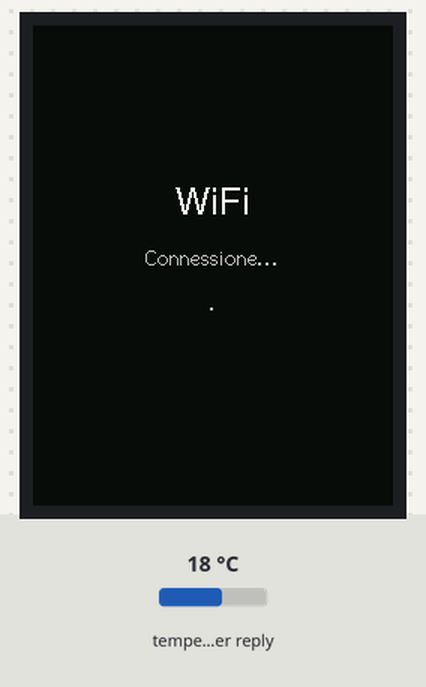
The sketch below on a simulated ESP32. On the bench: 240×320 colour display. Inputs (shaded band) come from the test bench; at power-on: temperature in the weather reply 18 °C. WiFi joins after 1.5 s; servers stay silent unless stated; web services answer with replies made up by the test bench.

Above: at 1.9 s.
At 2.3 s:
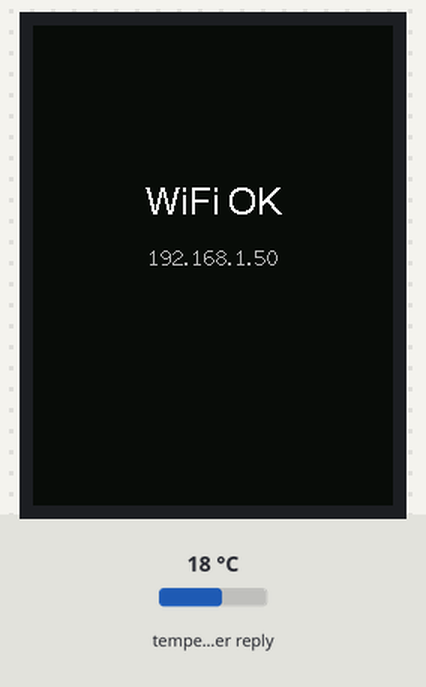
At 3.1 s:
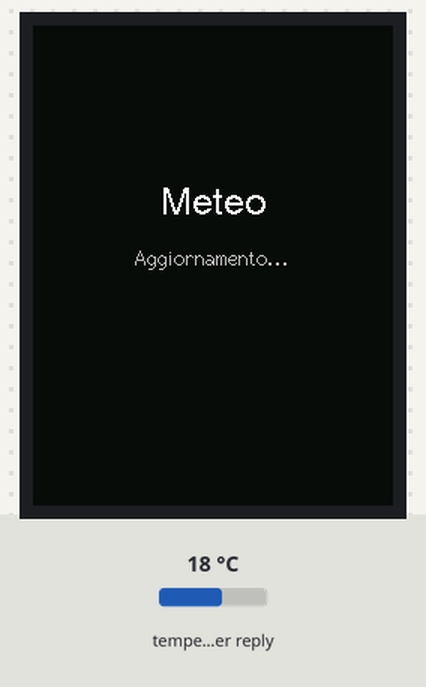
At 3.6 s:
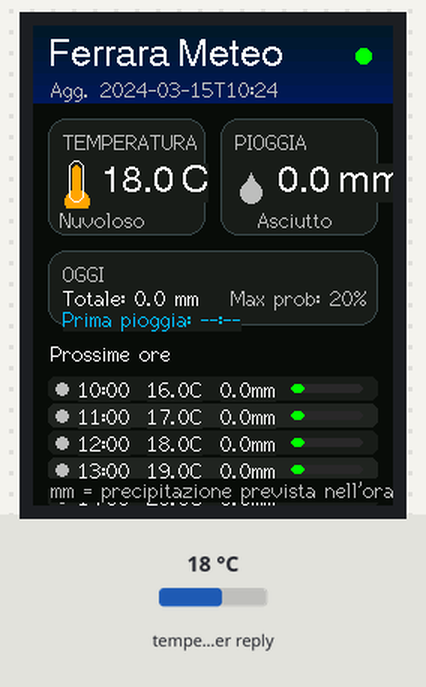

Measured:
- what the display in image 1 shows lasts 0.9 s, from 2.2 s to 3.1 s
- what the display in image 2 shows lasts 0.4 s, from 3.1 s to 3.5 s

The sketch:

Meteo.ino
```cpp
#define LGFX_USE_V1

#include <LovyanGFX.hpp>
#include <driver/spi_master.h>

#include <WiFi.h>
#include <WiFiClientSecure.h>
#include <HTTPClient.h>
#include <ArduinoJson.h>

// =========================================================
// WIFI SETTINGS
// =========================================================
const char* WIFI_SSID = "iPhone di Andrea (2)";
const char* WIFI_PASSWORD = "12345678";

// =========================================================
// OPEN-METEO SETTINGS - FERRARA
// =========================================================
const char* WEATHER_URL =
  "https://api.open-meteo.com/v1/forecast"
  "?latitude=44.8381"
  "&longitude=11.6198"
  "&current=temperature_2m,precipitation,rain,showers,weather_code"
  "&hourly=temperature_2m,precipitation_probability,precipitation,rain,showers,weather_code"
  "&forecast_days=1"
  "&timezone=Europe%2FRome";

const unsigned long WEATHER_REFRESH_MS = 10UL * 60UL * 1000UL;
unsigned long lastWeatherUpdate = 0;

// =========================================================
// LOVYANGFX DISPLAY CONFIG - TUOI SETTINGS
// =========================================================
class LGFX : public lgfx::LGFX_Device
{
  lgfx::Panel_ILI9341 _panel_instance;
  lgfx::Bus_SPI       _bus_instance;
  lgfx::Light_PWM     _light_instance;
  lgfx::Touch_XPT2046 _touch_instance;

public:
  LGFX(void) {
    { // SPI Bus
      auto cfg = _bus_instance.config();
      cfg.spi_host = SPI2_HOST;
      cfg.spi_mode = 0;
      cfg.freq_write = 40000000;
      cfg.freq_read  = 16000000;
      cfg.spi_3wire  = false;
      cfg.use_lock   = true;
      cfg.dma_channel = SPI_DMA_CH_AUTO;
      cfg.pin_sclk = 14;
      cfg.pin_mosi = 13;
      cfg.pin_miso = 12;
      cfg.pin_dc   = 2;
      _bus_instance.config(cfg);
      _panel_instance.setBus(&_bus_instance);
    }

    { // TFT Panel
      auto cfg = _panel_instance.config();
      cfg.pin_cs           = 15;
      cfg.pin_rst          = -1;
      cfg.pin_busy         = -1;
      cfg.memory_width     = 240;
      cfg.memory_height    = 320;
      cfg.panel_width      = 240;
      cfg.panel_height     = 320;
      cfg.offset_x         = 0;
      cfg.offset_y         = 0;
      cfg.offset_rotation  = 0;
      cfg.dummy_read_pixel = 8;
      cfg.dummy_read_bits  = 1;
      cfg.readable         = true;
      cfg.invert           = false;
      cfg.rgb_order        = false;
      cfg.dlen_16bit       = false;
      cfg.bus_shared       = false;
      _panel_instance.config(cfg);
    }

    { // Backlight
      auto cfg = _light_instance.config();
      cfg.pin_bl = 21;
      cfg.invert = false;
      cfg.freq = 44100;
      cfg.pwm_channel = 7;
      _light_instance.config(cfg);
      _panel_instance.setLight(&_light_instance);
    }

    { // XPT2046 Touchscreen
      auto cfg = _touch_instance.config();
      cfg.x_min      = 652;
      cfg.x_max      = 3620;
      cfg.y_min      = 350;
      cfg.y_max      = 3750;
      cfg.pin_int    = -1;
      cfg.bus_shared = true;
      cfg.offset_rotation = 4;
      cfg.spi_host   = SPI3_HOST;
      cfg.freq       = 1000000;
      cfg.pin_sclk   = 25;
      cfg.pin_mosi   = 32;
      cfg.pin_miso   = 39;
      cfg.pin_cs     = 33;
      _touch_instance.config(cfg);
      _panel_instance.setTouch(&_touch_instance);
    }

    setPanel(&_panel_instance);
  }
};

LGFX lcd;

// =========================================================
// UI COLORS 565
// =========================================================
static const uint16_t C_BG        = 0x0861;
static const uint16_t C_CARD      = 0x18E3;
static const uint16_t C_CARD_2    = 0x2124;
static const uint16_t C_BORDER    = 0x3A49;
static const uint16_t C_TEXT      = 0xFFFF;
static const uint16_t C_MUTED     = 0xBDF7;
static const uint16_t C_BLUE      = 0x04BF;
static const uint16_t C_CYAN      = 0x05FF;
static const uint16_t C_GREEN     = 0x07E0;
static const uint16_t C_YELLOW    = 0xFFE0;
static const uint16_t C_ORANGE    = 0xFD20;
static const uint16_t C_RED       = 0xF800;
static const uint16_t C_BAR_BG    = 0x2945;

// =========================================================
// WEATHER DATA MODEL
// =========================================================
#define MAX_FORECAST_HOURS 8

struct ForecastHour {
  char time[6];       // HH:MM
  float temp;
  float precip;
  float rain;
  float showers;
  int probability;
  int weatherCode;
};

struct WeatherData {
  char currentTime[20];

  float currentTemp;
  float currentPrecip;
  float currentRain;
  float currentShowers;
  int currentWeatherCode;

  float todayTotalMm;
  int todayMaxProbability;
  float peakMm;
  char firstRainTime[6];
  char peakRainTime[6];

  ForecastHour hours[MAX_FORECAST_HOURS];
  int hourCount;
};

WeatherData weather;

// =========================================================
// UTILS
// =========================================================
int parseHourFromIso(const char* isoTime) {
  if (isoTime == nullptr) return -1;
  if (strlen(isoTime) < 13) return -1;

  char hh[3];
  hh[0] = isoTime[11];
  hh[1] = isoTime[12];
  hh[2] = '\0';

  return atoi(hh);
}

void copyHourMinute(char* dest, const char* isoTime) {
  if (isoTime == nullptr || strlen(isoTime) < 16) {
    strcpy(dest, "--:--");
    return;
  }

  dest[0] = isoTime[11];
  dest[1] = isoTime[12];
  dest[2] = ':';
  dest[3] = isoTime[14];
  dest[4] = isoTime[15];
  dest[5] = '\0';
}

bool isRainCode(int code) {
  return
    code == 51 || code == 53 || code == 55 ||
    code == 61 || code == 63 || code == 65 ||
    code == 66 || code == 67 ||
    code == 80 || code == 81 || code == 82 ||
    code == 95 || code == 96 || code == 99;
}

const char* weatherLabel(int code) {
  switch (code) {
    case 0: return "Sereno";
    case 1: return "Quasi sereno";
    case 2: return "Parz. nuvoloso";
    case 3: return "Nuvoloso";

    case 45: return "Nebbia";
    case 48: return "Nebbia brinata";

    case 51: return "Pioviggine debole";
    case 53: return "Pioviggine";
    case 55: return "Pioviggine forte";

    case 61: return "Pioggia debole";
    case 63: return "Pioggia";
    case 65: return "Pioggia forte";

    case 66: return "Pioggia gelata";
    case 67: return "Pioggia gelata forte";

    case 71: return "Neve debole";
    case 73: return "Neve";
    case 75: return "Neve forte";
    case 77: return "Nevischio";

    case 80: return "Rovesci deboli";
    case 81: return "Rovesci";
    case 82: return "Rovesci forti";

    case 95: return "Temporale";
    case 96: return "Temporale grandine";
    case 99: return "Temporale forte";

    default: return "Meteo n/d";
  }
}

String formatTemp(float value) {
  if (isnan(value)) return "--";
  return String(value, 1);
}

String formatMm(float value) {
  if (isnan(value)) return "--";
  return String(value, 1);
}

// =========================================================
// DRAW HELPERS
// =========================================================
void drawStatusScreen(const char* title, const char* message) {
  lcd.fillScreen(C_BG);

  lcd.setTextDatum(MC_DATUM);
  lcd.setTextColor(C_TEXT, C_BG);
  lcd.drawString(title, 120, 120, 4);

  lcd.setTextColor(C_MUTED, C_BG);
  lcd.drawString(message, 120, 155, 2);

  lcd.setTextDatum(TL_DATUM);
}

void drawDropIcon(int x, int y, uint16_t color) {
  lcd.fillTriangle(x, y - 7, x - 7, y + 5, x + 7, y + 5, color);
  lcd.fillCircle(x, y + 6, 7, color);
}

void drawThermoIcon(int x, int y, uint16_t color) {
  lcd.fillRoundRect(x - 3, y - 12, 6, 22, 3, color);
  lcd.fillCircle(x, y + 12, 8, color);
  lcd.drawRoundRect(x - 5, y - 15, 10, 28, 5, C_TEXT);
}

void drawCard(int x, int y, int w, int h, const char* title) {
  lcd.fillRoundRect(x, y, w, h, 12, C_CARD);
  lcd.drawRoundRect(x, y, w, h, 12, C_BORDER);

  lcd.setTextDatum(TL_DATUM);
  lcd.setTextColor(C_MUTED, C_CARD);
  lcd.drawString(title, x + 10, y + 8, 2);
}

void drawHeader(const WeatherData& data) {
  for (int y = 0; y < 52; y++) {
    uint8_t b = 40 + y;
    uint16_t c = lcd.color565(5, 24, b);
    lcd.drawFastHLine(0, y, 240, c);
  }

  lcd.setTextDatum(TL_DATUM);
  lcd.setTextColor(C_TEXT);
  lcd.drawString("Ferrara Meteo", 10, 8, 4);

  lcd.setTextColor(C_MUTED);
  String updateText = "Agg. ";
  updateText += data.currentTime;
  lcd.drawString(updateText, 12, 35, 2);

  if (WiFi.status() == WL_CONNECTED) {
    lcd.fillCircle(220, 20, 5, C_GREEN);
  } else {
    lcd.fillCircle(220, 20, 5, C_RED);
  }
}

void drawCurrentCards(const WeatherData& data) {
  // TEMPERATURA
  drawCard(10, 62, 105, 78, "TEMPERATURA");

  drawThermoIcon(29, 105, C_ORANGE);

  lcd.setTextDatum(TL_DATUM);
  lcd.setTextColor(C_TEXT, C_CARD);
  String tempText = formatTemp(data.currentTemp) + " C";
  lcd.drawString(tempText, 45, 92, 4);

  lcd.setTextColor(C_MUTED, C_CARD);
  lcd.drawString(weatherLabel(data.currentWeatherCode), 18, 122, 2);

  // PIOGGIA
  drawCard(125, 62, 105, 78, "PIOGGIA");

  bool realRain =
    data.currentPrecip > 0.0 ||
    data.currentRain > 0.0 ||
    data.currentShowers > 0.0;

  bool possibleRain = isRainCode(data.currentWeatherCode);

  uint16_t rainColor = realRain ? C_CYAN : possibleRain ? C_YELLOW : C_MUTED;
  drawDropIcon(145, 105, rainColor);

  lcd.setTextColor(C_TEXT, C_CARD);
  String rainText = formatMm(data.currentPrecip) + " mm";
  lcd.drawString(rainText, 163, 92, 4);

  lcd.setTextColor(rainColor, C_CARD);
  if (realRain) {
    lcd.drawString("Sta piovendo", 137, 122, 2);
  } else if (possibleRain) {
    lcd.drawString("Possibile", 145, 122, 2);
  } else {
    lcd.drawString("Asciutto", 150, 122, 2);
  }
}

void drawDailySummary(const WeatherData& data) {
  drawCard(10, 150, 220, 50, "OGGI");

  lcd.setTextColor(C_TEXT, C_CARD);
  String total = "Totale: " + formatMm(data.todayTotalMm) + " mm";
  lcd.drawString(total, 20, 174, 2);

  lcd.setTextColor(C_MUTED, C_CARD);
  String prob = "Max prob: " + String(data.todayMaxProbability) + "%";
  lcd.drawString(prob, 132, 174, 2);

  lcd.setTextColor(C_CYAN, C_CARD);
  String next = "Prima pioggia: ";
  next += data.firstRainTime;
  lcd.drawString(next, 20, 188, 2);
}

void drawForecastRows(const WeatherData& data) {
  lcd.setTextDatum(TL_DATUM);
  lcd.setTextColor(C_TEXT, C_BG);
  lcd.drawString("Prossime ore", 12, 211, 2);

  int startY = 234;
  int rowH = 18;

  for (int i = 0; i < data.hourCount && i < 5; i++) {
    ForecastHour h = data.hours[i];

    int y = startY + i * rowH;
    uint16_t rowColor = (i % 2 == 0) ? C_CARD : C_CARD_2;

    lcd.fillRoundRect(10, y, 220, 16, 5, rowColor);

    bool rainRisk = h.precip > 0.0 || h.rain > 0.0 || h.showers > 0.0 || h.probability >= 50 || isRainCode(h.weatherCode);
    uint16_t dotColor = rainRisk ? C_CYAN : C_MUTED;

    lcd.fillCircle(19, y + 8, 4, dotColor);

    lcd.setTextColor(C_TEXT, rowColor);
    lcd.drawString(h.time, 30, y + 1, 2);

    String temp = String(h.temp, 1) + "C";
    lcd.drawString(temp, 76, y + 1, 2);

    String mm = String(h.precip, 1) + "mm";
    lcd.drawString(mm, 125, y + 1, 2);

    // Probability bar
    int barX = 172;
    int barY = y + 5;
    int barW = 48;
    int fillW = map(constrain(h.probability, 0, 100), 0, 100, 0, barW);

    lcd.fillRoundRect(barX, barY, barW, 6, 3, C_BAR_BG);

    uint16_t probColor = C_GREEN;
    if (h.probability >= 70) probColor = C_CYAN;
    else if (h.probability >= 40) probColor = C_YELLOW;

    lcd.fillRoundRect(barX, barY, fillW, 6, 3, probColor);
  }

  lcd.setTextColor(C_MUTED, C_BG);
  lcd.drawString("mm = precipitazione prevista nell'ora", 12, 302, 2);
}

void drawWeatherScreen(const WeatherData& data) {
  lcd.fillScreen(C_BG);

  drawHeader(data);
  drawCurrentCards(data);
  drawDailySummary(data);
  drawForecastRows(data);
}

// =========================================================
// WIFI
// =========================================================
void connectWiFi() {
  drawStatusScreen("WiFi", "Connessione...");

  WiFi.mode(WIFI_STA);
  WiFi.begin(WIFI_SSID, WIFI_PASSWORD);

  int attempts = 0;

  while (WiFi.status() != WL_CONNECTED && attempts < 40) {
    delay(250);
    attempts++;

    lcd.setTextDatum(MC_DATUM);
    lcd.setTextColor(C_MUTED, C_BG);
    String dots = "";
    for (int i = 0; i < attempts % 4; i++) dots += ".";
    lcd.fillRect(70, 175, 100, 20, C_BG);
    lcd.drawString(dots, 120, 185, 2);
  }

  if (WiFi.status() == WL_CONNECTED) {
    drawStatusScreen("WiFi OK", WiFi.localIP().toString().c_str());
    delay(800);
  } else {
    drawStatusScreen("WiFi ERR", "Controlla SSID/password");
    delay(1500);
  }

  lcd.setTextDatum(TL_DATUM);
}

// =========================================================
// OPEN METEO HTTP
// =========================================================
bool fetchWeatherPayload(String& payload, String& errorMessage) {
  if (WiFi.status() != WL_CONNECTED) {
    errorMessage = "WiFi non connesso";
    return false;
  }

  WiFiClientSecure client;
  client.setInsecure(); // Per prototipo. In produzione meglio usare certificato CA.

  HTTPClient http;
  http.setTimeout(12000);

  if (!http.begin(client, WEATHER_URL)) {
    errorMessage = "HTTP begin fallito";
    return false;
  }

  int httpCode = http.GET();

  if (httpCode != HTTP_CODE_OK) {
    errorMessage = "HTTP code: " + String(httpCode);
    http.end();
    return false;
  }

  payload = http.getString();
  http.end();

  return true;
}

// =========================================================
// JSON PARSING
// =========================================================
bool parseWeatherJson(const String& payload, WeatherData& out, String& errorMessage) {
#if ARDUINOJSON_VERSION_MAJOR >= 7
  JsonDocument doc;
#else
  DynamicJsonDocument doc(24576);
#endif

  DeserializationError error = deserializeJson(doc, payload);

  if (error) {
    errorMessage = "JSON error: ";
    errorMessage += error.c_str();
    return false;
  }

  JsonObject current = doc["current"];

  const char* currentTime = current["time"] | "----";
  strncpy(out.currentTime, currentTime, sizeof(out.currentTime));
  out.currentTime[sizeof(out.currentTime) - 1] = '\0';

  out.currentTemp = current["temperature_2m"] | NAN;
  out.currentPrecip = current["precipitation"] | 0.0;
  out.currentRain = current["rain"] | 0.0;
  out.currentShowers = current["showers"] | 0.0;
  out.currentWeatherCode = current["weather_code"] | -1;

  out.todayTotalMm = 0.0;
  out.todayMaxProbability = 0;
  out.peakMm = 0.0;
  strcpy(out.firstRainTime, "--:--");
  strcpy(out.peakRainTime, "--:--");

  JsonObject hourly = doc["hourly"];

  JsonArray times = hourly["time"];
  JsonArray temps = hourly["temperature_2m"];
  JsonArray probs = hourly["precipitation_probability"];
  JsonArray precips = hourly["precipitation"];
  JsonArray rains = hourly["rain"];
  JsonArray showers = hourly["showers"];
  JsonArray codes = hourly["weather_code"];

  if (times.isNull() || temps.isNull() || probs.isNull() || precips.isNull()) {
    errorMessage = "JSON hourly incompleto";
    return false;
  }

  int currentHour = parseHourFromIso(out.currentTime);
  out.hourCount = 0;

  for (int i = 0; i < times.size(); i++) {
    const char* timeIso = times[i] | "";
    int hour = parseHourFromIso(timeIso);

    float precip = precips[i] | 0.0;
    float rain = rains[i] | 0.0;
    float shower = showers[i] | 0.0;
    int probability = probs[i] | 0;

    out.todayTotalMm += precip;

    if (probability > out.todayMaxProbability) {
      out.todayMaxProbability = probability;
    }

    if (precip > 0.0 && strcmp(out.firstRainTime, "--:--") == 0) {
      copyHourMinute(out.firstRainTime, timeIso);
    }

    if (precip > out.peakMm) {
      out.peakMm = precip;
      copyHourMinute(out.peakRainTime, timeIso);
    }

    if (hour >= currentHour && out.hourCount < MAX_FORECAST_HOURS) {
      ForecastHour& h = out.hours[out.hourCount];

      copyHourMinute(h.time, timeIso);
      h.temp = temps[i] | NAN;
      h.probability = probability;
      h.precip = precip;
      h.rain = rain;
      h.showers = shower;
      h.weatherCode = codes[i] | -1;

      out.hourCount++;
    }
  }

  return true;
}

bool updateWeather() {
  drawStatusScreen("Meteo", "Aggiornamento...");

  String payload;
  String errorMessage;

  if (!fetchWeatherPayload(payload, errorMessage)) {
    drawStatusScreen("Errore HTTP", errorMessage.c_str());
    return false;
  }

  if (!parseWeatherJson(payload, weather, errorMessage)) {
    drawStatusScreen("Errore JSON", errorMessage.c_str());
    return false;
  }

  drawWeatherScreen(weather);
  return true;
}

// =========================================================
// SETUP / LOOP
// =========================================================
void setup() {
  Serial.begin(115200);
  delay(300);

  lcd.init();
  lcd.setRotation(0);
  lcd.setBrightness(255);
  lcd.fillScreen(C_BG);

  lcd.setTextDatum(TL_DATUM);
  lcd.setTextColor(C_TEXT, C_BG);

  connectWiFi();

  if (updateWeather()) {
    lastWeatherUpdate = millis();
  } else {
    lastWeatherUpdate = millis();
  }
}

void loop() {
  if (WiFi.status() != WL_CONNECTED) {
    connectWiFi();
  }

  if (millis() - lastWeatherUpdate >= WEATHER_REFRESH_MS) {
    updateWeather();
    lastWeatherUpdate = millis();
  }

  delay(500);
}
```
